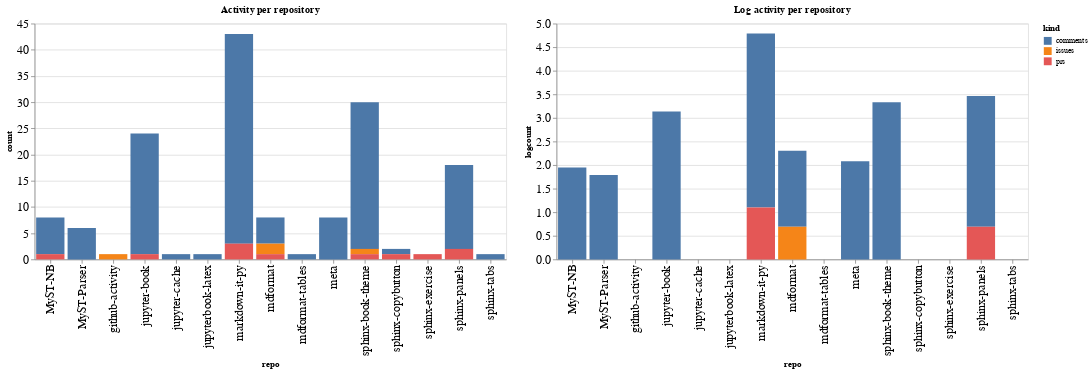

Source (notebook cell):
### Code cell
ch1 = alt.Chart(repo_summaries, width=600, title="Activity per repository").mark_bar().encode(
    x='repo',
    y='count',
    color='kind',
    tooltip="kind"
)

ch2 = alt.Chart(repo_summaries, width=600, title="Log activity per repository").mark_bar().encode(
    x='repo',
    y='logcount',
    color='kind',
    tooltip="kind"
)

ch1 | ch2

### Figure 1 — Vega-Lite specification as saved in the notebook (floating-point values rounded to 4 significant figures)
{"config": {"axisLeft": {"labelFontSize": 15}, "axisBottom": {"labelFontSize": 15}}, "hconcat": [{"mark": "bar", "encoding": {"color": {"type": "nominal", "field": "kind"}, "tooltip": {"type": "nominal", "field": "kind"}, "x": {"type": "nominal", "field": "repo"}, "y": {"type": "quantitative", "field": "count"}}, "title": "Activity per repository", "width": 600}, {"mark": "bar", "encoding": {"color": {"type": "nominal", "field": "kind"}, "tooltip": {"type": "nominal", "field": "kind"}, "x": {"type": "nominal", "field": "repo"}, "y": {"type": "quantitative", "field": "logcount"}}, "title": "Log activity per repository", "width": 600}], "data": {"name": "data-f1355433cf782d5b8156bd6a78406184"}, "$schema": "https://vega.github.io/schema/vega-lite/v4.8.1.json", "datasets": {"data-f1355433cf782d5b8156bd6a78406184": [{"repo": "MyST-NB", "kind": "comments", "count": 7, "logcount": 1.946}, {"repo": "MyST-NB", "kind": "prs", "count": 1, "logcount": 0.0}, {"repo": "MyST-Parser", "kind": "comments", "count": 6, "logcount": 1.792}, {"repo": "github-activity", "kind": "issues", "count": 1, "logcount": 0.0}, {"repo": "jupyter-book", "kind": "comments", "count": 23, "logcount": 3.135}, {"repo": "jupyter-book", "kind": "prs", "count": 1, "logcount": 0.0}, {"repo": "jupyter-cache", "kind": "comments", "count": 1, "logcount": 0.0}, {"repo": "jupyterbook-latex", "kind": "comments", "count": 1, "logcount": 0.0}, {"repo": "markdown-it-py", "kind": "comments", "count": 40, "logcount": 3.689}, {"repo": "markdown-it-py", "kind": "prs", "count": 3, "logcount": 1.099}, {"repo": "mdformat", "kind": "comments", "count": 5, "logcount": 1.609}, {"repo": "mdformat", "kind": "issues", "count": 2, "logcount": 0.6931}, {"repo": "mdformat", "kind": "prs", "count": 1, "logcount": 0.0}, {"repo": "mdformat-tables", "kind": "comments", "count": 1, "logcount": 0.0}, {"repo": "meta", "kind": "comments", "count": 8, "logcount": 2.079}, {"repo": "sphinx-book-theme", "kind": "comments", "count": 28, "logcount": 3.332}, {"repo": "sphinx-book-theme", "kind": "issues", "count": 1, "logcount": 0.0}, {"repo": "sphinx-book-theme", "kind": "prs", "count": 1, "logcount": 0.0}, {"repo": "sphinx-copybutton", "kind": "comments", "count": 1, "logcount": 0.0}, {"repo": "sphinx-copybutton", "kind": "prs", "count": 1, "logcount": 0.0}, {"repo": "sphinx-exercise", "kind": "prs", "count": 1, "logcount": 0.0}, {"repo": "sphinx-panels", "kind": "comments", "count": 16, "logcount": 2.773}, {"repo": "sphinx-panels", "kind": "prs", "count": 2, "logcount": 0.6931}, {"repo": "sphinx-tabs", "kind": "comments", "count": 1, "logcount": 0.0}]}}
